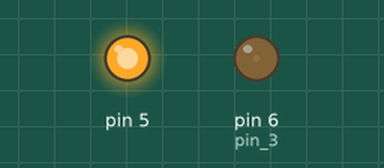
Recording of a sketch running on a simulated Arduino Uno, built with avr-gcc and run on an emulated ATmega328P. On the bench: output pins drawn as LEDs (lit = HIGH).

Above: at 0.05 s.
At 1.15 s:
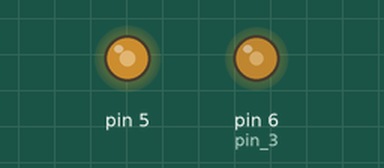
At 2.3 s:
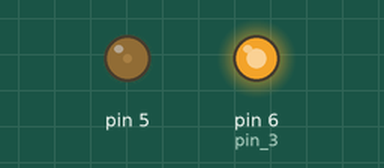
At 4.55 s:
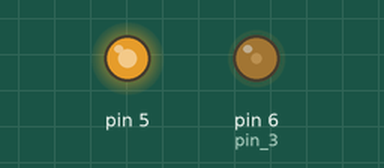
Timing chart, 0 to 6.6 s (numbered marks = the images above):
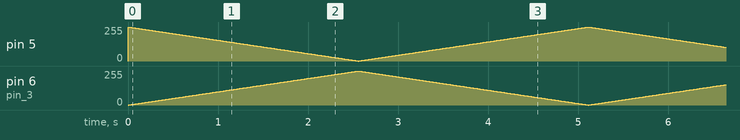

The sketch:

blink_led_analog.ino
```cpp
void setup() {
  // put your setup code here, to run once:
  pinMode(6,OUTPUT);//pin 3,5,6,9,10,11 supports PWM (analog power)
  pinMode(5,OUTPUT);
}

void loop() {
  // put your main code here, to run repeatedly:
  breathe();
}

void breathe()
{
  for(int i = 0;i < 255;i++){
    analogWrite(6,i);
    analogWrite(5,255 - i);
    delay(10);
  }

  for(int i = 255;i > 0;i--){
    analogWrite(6,i);
    analogWrite(5,255 - i);
    delay(10);
  }

}
```
